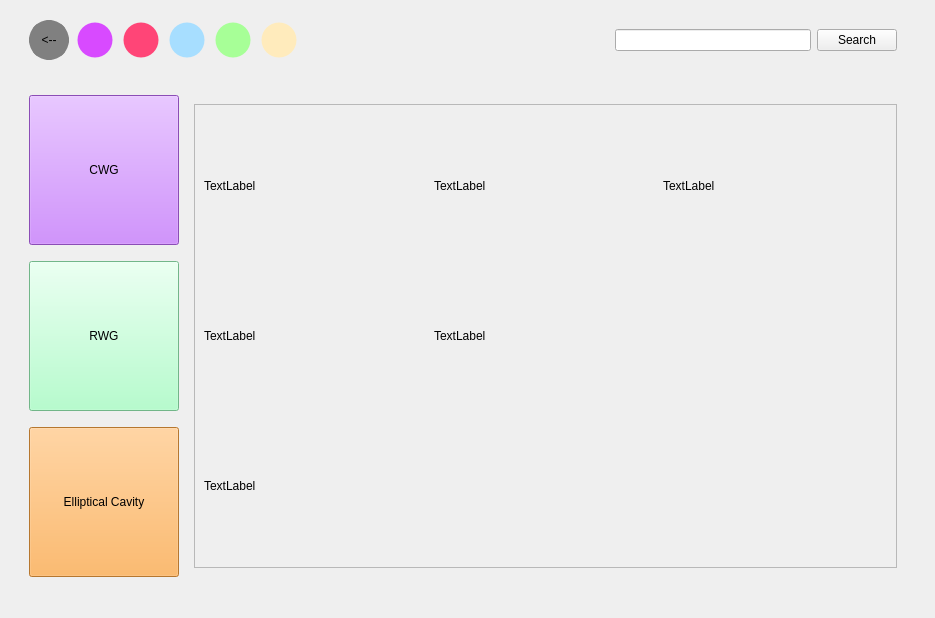
<?xml version="1.0" encoding="UTF-8"?>
<ui version="4.0">
 <class>Mode_Nom</class>
 <widget class="QWidget" name="Mode_Nom">
  <property name="geometry">
   <rect>
    <x>0</x>
    <y>0</y>
    <width>935</width>
    <height>618</height>
   </rect>
  </property>
  <property name="windowTitle">
   <string>Form</string>
  </property>
  <layout class="QGridLayout" name="gridLayout">
   <item row="0" column="0">
    <widget class="QWidget" name="widget" native="true">
     <layout class="QGridLayout" name="gridLayout_3">
      <item row="0" column="0">
       <widget class="QWidget" name="widget_2" native="true">
        <property name="minimumSize">
         <size>
          <width>0</width>
          <height>50</height>
         </size>
        </property>
        <property name="maximumSize">
         <size>
          <width>16777215</width>
          <height>50</height>
         </size>
        </property>
        <layout class="QGridLayout" name="gridLayout_2">
         <property name="topMargin">
          <number>0</number>
         </property>
         <item row="0" column="1">
          <widget class="QPushButton" name="pb_rEigenmode">
           <property name="minimumSize">
            <size>
             <width>40</width>
             <height>40</height>
            </size>
           </property>
           <property name="maximumSize">
            <size>
             <width>40</width>
             <height>40</height>
            </size>
           </property>
           <property name="styleSheet">
            <string notr="true">background-color: rgb(216, 74, 255);
border-style: solid;
background-color: rgb(216, 74, 255);
border-width: 5px;
border-radius: 20px;</string>
           </property>
           <property name="text">
            <string/>
           </property>
          </widget>
         </item>
         <item row="0" column="4">
          <widget class="QPushButton" name="pb_rPlot">
           <property name="minimumSize">
            <size>
             <width>40</width>
             <height>40</height>
            </size>
           </property>
           <property name="maximumSize">
            <size>
             <width>40</width>
             <height>40</height>
            </size>
           </property>
           <property name="styleSheet">
            <string notr="true">background-color: rgb(167, 255, 151);
border-style: solid;
background-color: rgb(167, 255, 151);
border-width: 5px;
border-radius: 20px;</string>
           </property>
           <property name="text">
            <string/>
           </property>
          </widget>
         </item>
         <item row="0" column="3">
          <widget class="QPushButton" name="pb_rPostprocess">
           <property name="minimumSize">
            <size>
             <width>40</width>
             <height>40</height>
            </size>
           </property>
           <property name="maximumSize">
            <size>
             <width>40</width>
             <height>40</height>
            </size>
           </property>
           <property name="styleSheet">
            <string notr="true">background-color: rgb(167, 222, 255);
border-style: solid;
background-color: rgb(167, 222, 255);
border-width: 5px;
border-radius: 20px;</string>
           </property>
           <property name="text">
            <string/>
           </property>
          </widget>
         </item>
         <item row="0" column="2">
          <widget class="QPushButton" name="pb_rWakefield">
           <property name="minimumSize">
            <size>
             <width>40</width>
             <height>40</height>
            </size>
           </property>
           <property name="maximumSize">
            <size>
             <width>40</width>
             <height>40</height>
            </size>
           </property>
           <property name="styleSheet">
            <string notr="true">background-color: rgb(255, 69, 119);
border-style: solid;
background-color: rgb(255, 69, 119);
border-width: 5px;
border-radius: 20px;</string>
           </property>
           <property name="text">
            <string/>
           </property>
          </widget>
         </item>
         <item row="0" column="0">
          <widget class="QPushButton" name="pb_ModeNom_rMisc">
           <property name="minimumSize">
            <size>
             <width>40</width>
             <height>40</height>
            </size>
           </property>
           <property name="maximumSize">
            <size>
             <width>40</width>
             <height>40</height>
            </size>
           </property>
           <property name="styleSheet">
            <string notr="true">background-color: gray;
border-style: solid;
border-color: gray;
border-width: 5px;
border-radius: 20px;</string>
           </property>
           <property name="text">
            <string>&lt;--</string>
           </property>
          </widget>
         </item>
         <item row="0" column="6">
          <spacer name="horizontalSpacer">
           <property name="orientation">
            <enum>Qt::Horizontal</enum>
           </property>
           <property name="sizeHint" stdset="0">
            <size>
             <width>40</width>
             <height>20</height>
            </size>
           </property>
          </spacer>
         </item>
         <item row="0" column="7">
          <widget class="QWidget" name="widget_3" native="true">
           <property name="maximumSize">
            <size>
             <width>16777215</width>
             <height>40</height>
            </size>
           </property>
           <layout class="QGridLayout" name="gridLayout_4">
            <item row="0" column="1">
             <widget class="QPushButton" name="pushButton">
              <property name="text">
               <string>Search</string>
              </property>
             </widget>
            </item>
            <item row="0" column="0">
             <widget class="QLineEdit" name="lineEdit"/>
            </item>
           </layout>
          </widget>
         </item>
         <item row="0" column="5">
          <widget class="QPushButton" name="pb_rMisc">
           <property name="minimumSize">
            <size>
             <width>40</width>
             <height>40</height>
            </size>
           </property>
           <property name="maximumSize">
            <size>
             <width>40</width>
             <height>40</height>
            </size>
           </property>
           <property name="styleSheet">
            <string notr="true">background-color: rgb(255, 235, 188);
border-style: solid;
background-color: rgb(255, 235, 188);
border-width: 5px;
border-radius: 20px;</string>
           </property>
           <property name="text">
            <string/>
           </property>
          </widget>
         </item>
        </layout>
       </widget>
      </item>
      <item row="2" column="0">
       <widget class="QWidget" name="widget_4" native="true">
        <layout class="QGridLayout" name="gridLayout_5">
         <item row="0" column="0">
          <widget class="QPushButton" name="pb_Waveguide_Calculations">
           <property name="minimumSize">
            <size>
             <width>150</width>
             <height>150</height>
            </size>
           </property>
           <property name="maximumSize">
            <size>
             <width>150</width>
             <height>150</height>
            </size>
           </property>
           <property name="styleSheet">
            <string notr="true">background-color: rgb(194, 108, 255);</string>
           </property>
           <property name="text">
            <string>CWG</string>
           </property>
          </widget>
         </item>
         <item row="1" column="0">
          <widget class="QPushButton" name="pushButton_5">
           <property name="minimumSize">
            <size>
             <width>150</width>
             <height>150</height>
            </size>
           </property>
           <property name="maximumSize">
            <size>
             <width>150</width>
             <height>150</height>
            </size>
           </property>
           <property name="styleSheet">
            <string notr="true">background-color: rgb(160, 255, 192);</string>
           </property>
           <property name="text">
            <string>RWG</string>
           </property>
          </widget>
         </item>
         <item row="2" column="0">
          <widget class="QPushButton" name="pb_Mode_Nomenclature">
           <property name="minimumSize">
            <size>
             <width>150</width>
             <height>150</height>
            </size>
           </property>
           <property name="maximumSize">
            <size>
             <width>150</width>
             <height>150</height>
            </size>
           </property>
           <property name="styleSheet">
            <string notr="true">background-color: rgb(255, 167, 66);</string>
           </property>
           <property name="text">
            <string>Elliptical Cavity</string>
           </property>
          </widget>
         </item>
         <item row="0" column="1" rowspan="3">
          <widget class="QStackedWidget" name="stackedWidget">
           <property name="currentIndex">
            <number>0</number>
           </property>
           <widget class="QWidget" name="page">
            <layout class="QGridLayout" name="gridLayout_6">
             <item row="0" column="0">
              <widget class="QScrollArea" name="scrollArea">
               <property name="widgetResizable">
                <bool>true</bool>
               </property>
               <widget class="QWidget" name="scrollAreaWidgetContents">
                <property name="geometry">
                 <rect>
                  <x>0</x>
                  <y>0</y>
                  <width>705</width>
                  <height>464</height>
                 </rect>
                </property>
                <layout class="QGridLayout" name="gridLayout_7">
                 <item row="3" column="0">
                  <widget class="QLabel" name="label_6">
                   <property name="minimumSize">
                    <size>
                     <width>200</width>
                     <height>0</height>
                    </size>
                   </property>
                   <property name="text">
                    <string>TextLabel</string>
                   </property>
                  </widget>
                 </item>
                 <item row="0" column="0">
                  <widget class="QLabel" name="label">
                   <property name="minimumSize">
                    <size>
                     <width>200</width>
                     <height>100</height>
                    </size>
                   </property>
                   <property name="text">
                    <string>TextLabel</string>
                   </property>
                  </widget>
                 </item>
                 <item row="0" column="1">
                  <widget class="QLabel" name="label_2">
                   <property name="minimumSize">
                    <size>
                     <width>200</width>
                     <height>100</height>
                    </size>
                   </property>
                   <property name="text">
                    <string>TextLabel</string>
                   </property>
                  </widget>
                 </item>
                 <item row="0" column="2">
                  <widget class="QLabel" name="label_4">
                   <property name="minimumSize">
                    <size>
                     <width>200</width>
                     <height>100</height>
                    </size>
                   </property>
                   <property name="text">
                    <string>TextLabel</string>
                   </property>
                  </widget>
                 </item>
                 <item row="1" column="1">
                  <widget class="QLabel" name="label_3">
                   <property name="minimumSize">
                    <size>
                     <width>200</width>
                     <height>100</height>
                    </size>
                   </property>
                   <property name="text">
                    <string>TextLabel</string>
                   </property>
                  </widget>
                 </item>
                 <item row="1" column="0">
                  <widget class="QLabel" name="label_5">
                   <property name="minimumSize">
                    <size>
                     <width>200</width>
                     <height>100</height>
                    </size>
                   </property>
                   <property name="text">
                    <string>TextLabel</string>
                   </property>
                  </widget>
                 </item>
                </layout>
               </widget>
              </widget>
             </item>
            </layout>
           </widget>
           <widget class="QWidget" name="page_2">
            <layout class="QGridLayout" name="gridLayout_8">
             <item row="0" column="0">
              <widget class="QScrollArea" name="scrollArea_2">
               <property name="widgetResizable">
                <bool>true</bool>
               </property>
               <widget class="QWidget" name="scrollAreaWidgetContents_2">
                <property name="geometry">
                 <rect>
                  <x>0</x>
                  <y>0</y>
                  <width>705</width>
                  <height>442</height>
                 </rect>
                </property>
               </widget>
              </widget>
             </item>
            </layout>
           </widget>
           <widget class="QWidget" name="page_3">
            <layout class="QGridLayout" name="gridLayout_9">
             <item row="0" column="0">
              <widget class="QScrollArea" name="scrollArea_3">
               <property name="widgetResizable">
                <bool>true</bool>
               </property>
               <widget class="QWidget" name="scrollAreaWidgetContents_3">
                <property name="geometry">
                 <rect>
                  <x>0</x>
                  <y>0</y>
                  <width>705</width>
                  <height>442</height>
                 </rect>
                </property>
               </widget>
              </widget>
             </item>
            </layout>
           </widget>
          </widget>
         </item>
        </layout>
       </widget>
      </item>
     </layout>
    </widget>
   </item>
  </layout>
 </widget>
 <resources/>
 <connections/>
</ui>
